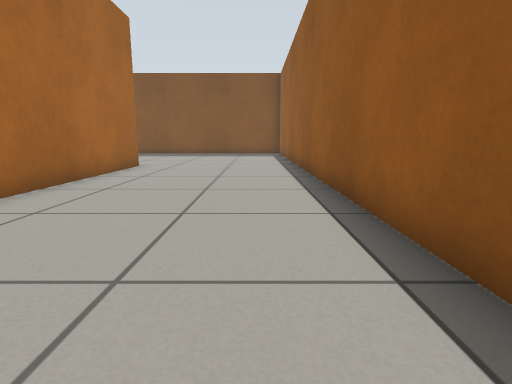
view 1 (above)

24 first-person views from a walk through a Gazebo world. The camera is 0.5 m above the floor, tilts 10° down and sees 80° across. The floor is counted in squares, 0.5 m on a side. Each view is taken from the middle of a square. On the plan, view 1 faces up. The plan holds only what a view shows up to about 12 squares ahead; the rest is blank. The place goes on beyond the plan. Robots are left out.

view 2
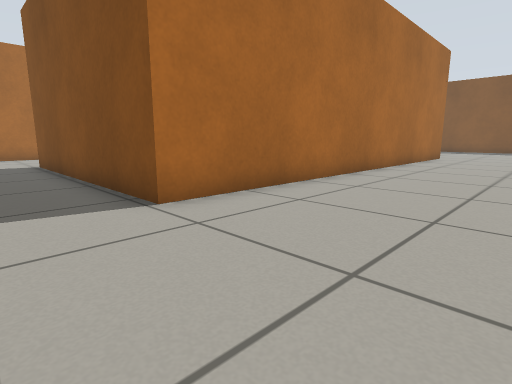

view 3
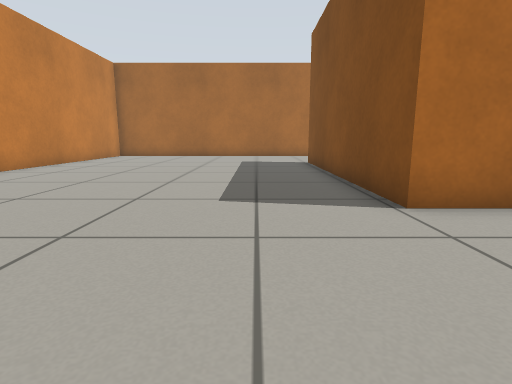

view 4
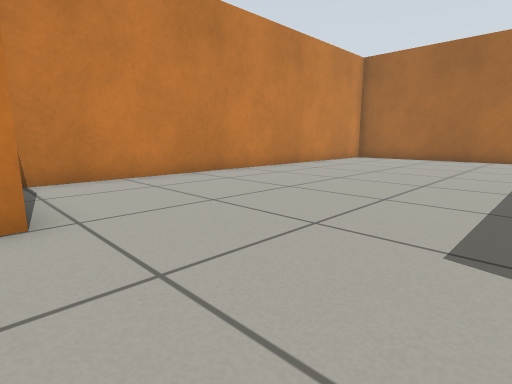

view 5
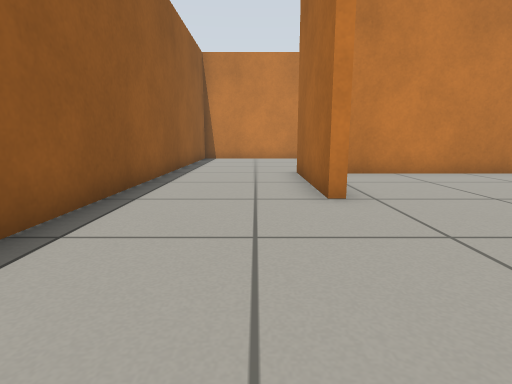

view 6
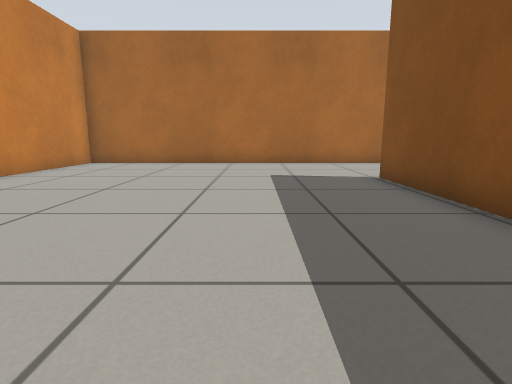

view 7
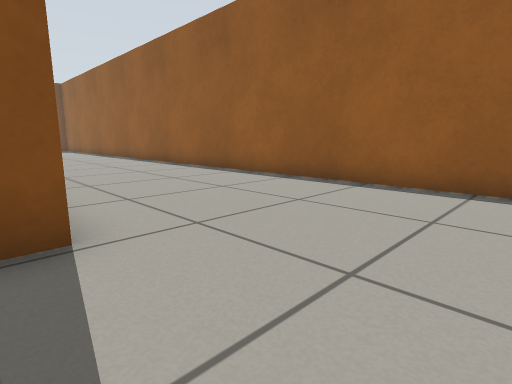

view 8
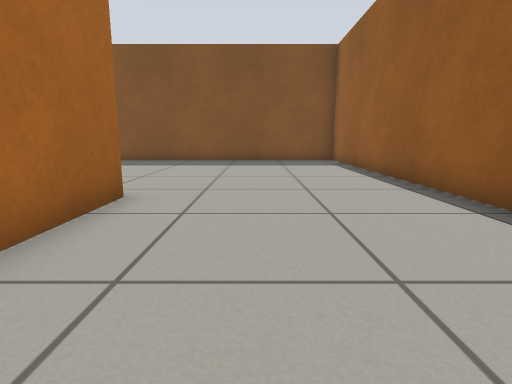

view 9
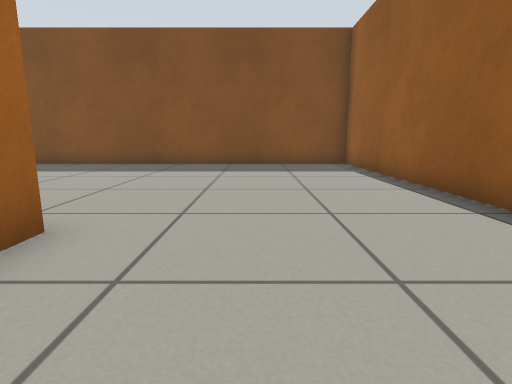

view 10
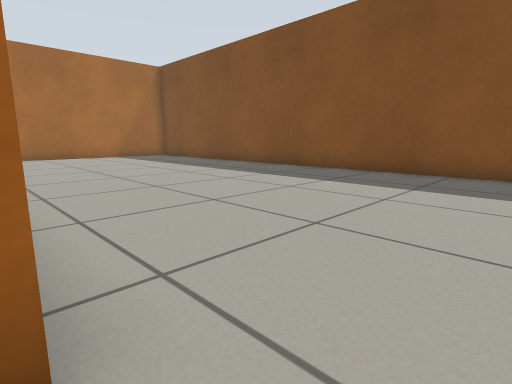

view 11
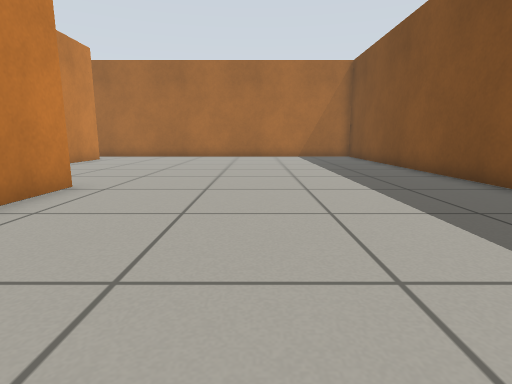

view 12
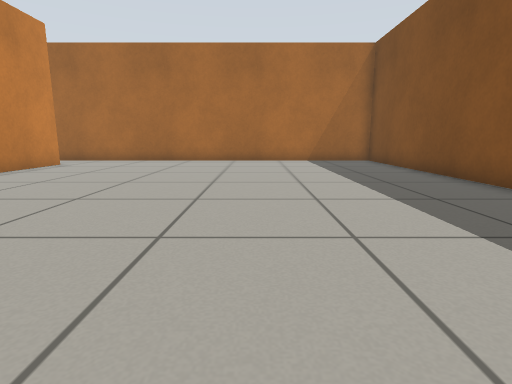

view 13
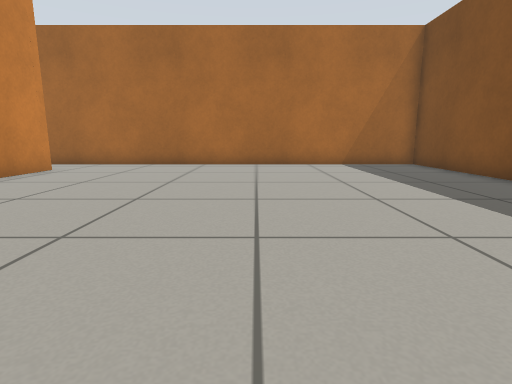

view 14
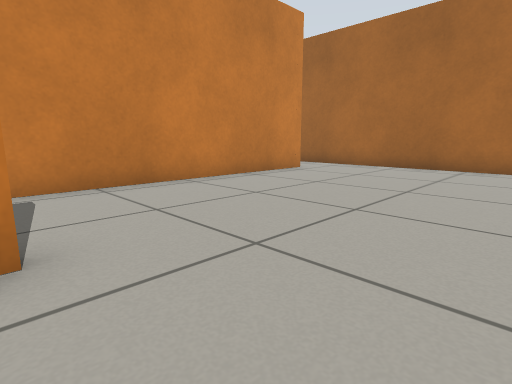

view 15
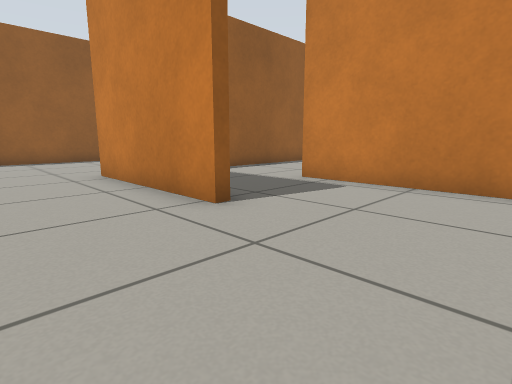

view 16
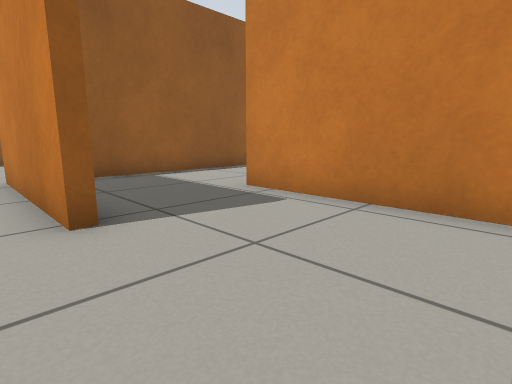

view 17
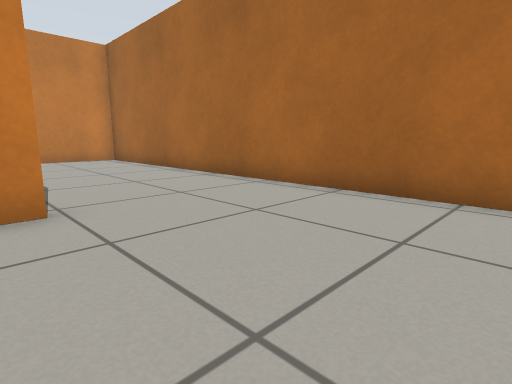

view 18
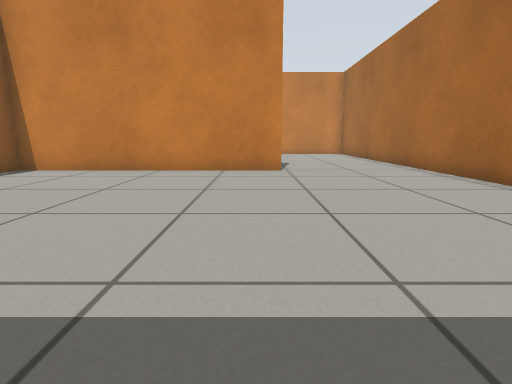

view 19
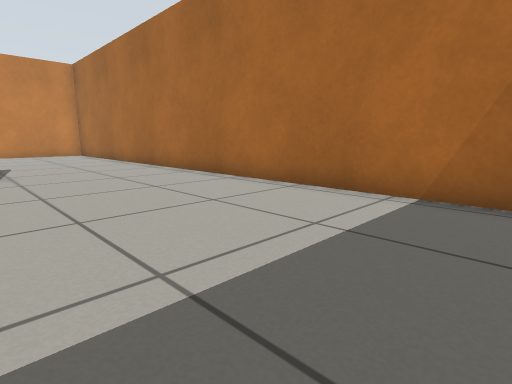

view 20
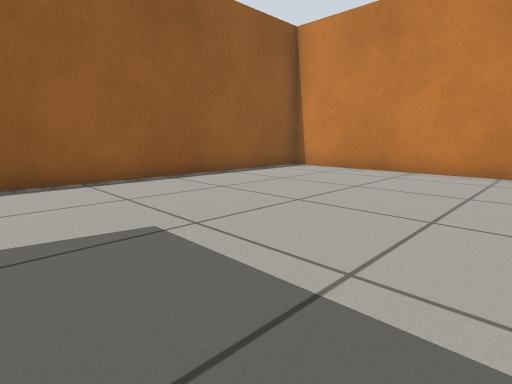

view 21
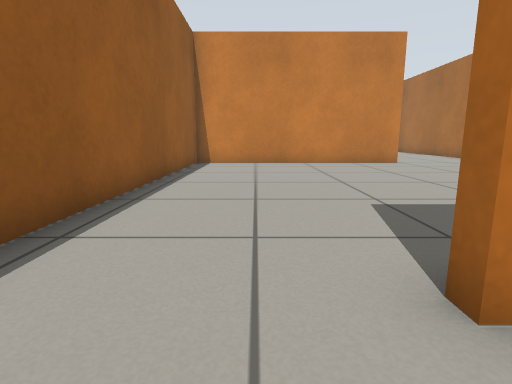

view 22
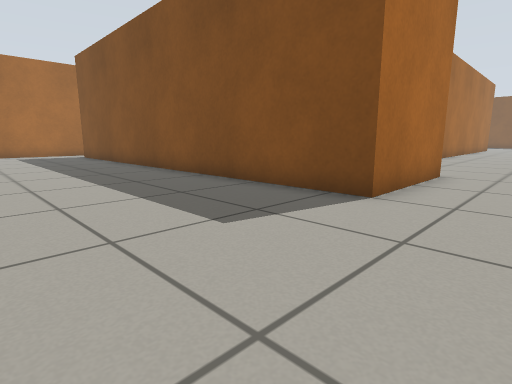

view 23
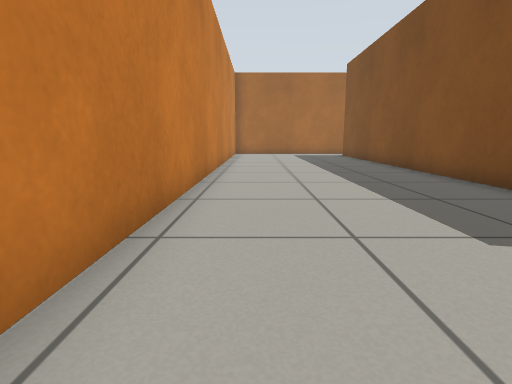

view 24
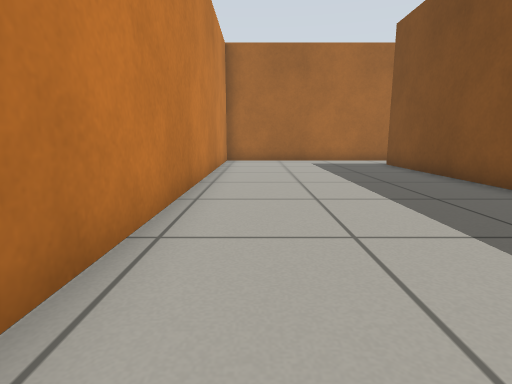

### Floor plan
Ten units are one square. View 1 is at (0, 0); x grows to the right and y downward. Boxes are objects, and circles mark ways between rooms. Rooms are numbered by the first view taken in them; rooms with no view inside come last. Other rooms are left out.
<svg viewBox="-204 -206 225 414">
<path fill="none" stroke="#000" d="M-26 100 -22 100M16 96 16 -126M-174 36 -174 137 -29 137M-43 -112 -43 38 -129 38M-93 -108 -93 -112 -43 -112M-178 -75 -81 -75M16 -126 16 -201 -199 -201 -199 -75M-129 35 -46 35 -46 -75M-174 -56 -174 36M-46 -75 -46 -95M-22 100 -22 140 -177 140M-186 203 -14 203M16 178 16 96M-199 -75 -199 -60"/>
<circle cx="-10" cy="-128" r="3" fill="#2a7"/>
<circle cx="-145" cy="40" r="3" fill="#2a7"/>
<circle cx="0" cy="100" r="3" fill="#2a7"/>
<circle cx="-90" cy="-90" r="3" fill="#2a7"/>
<circle cx="-190" cy="-70" r="3" fill="#2a7"/>
<circle cx="-70" cy="-70" r="3" fill="#2a7"/>
<text x="-60" y="50">1</text>
<text x="-100" y="-140">2</text>
<text x="-110" y="-20">3</text>
<text x="-70" y="-90">4</text>
<text x="-100" y="150">5</text>
</svg>
Room 1 opens to room 2. Room 1 opens to room 3. Room 1 opens to room 5. Room 2 opens to room 4. Room 2 opens to room 5. Room 3 opens to room 4.

Where each view was taken, in squares from view 1:
view 1: 0 up, 0 right, facing up
view 2: 6 down, 0 right, facing up-left
view 3: 6 down, 0 right, facing left
view 4: 6 down, 2 left, facing down-left
view 5: 5 down, 1 left, facing down
view 6: 7 down, 5 left, facing left
view 7: 7 down, 5 left, facing up-right
view 8: 6 up, 2 left, facing up
view 9: 8 up, 2 left, facing up
view 10: 11 up, 3 left, facing up-left
view 11: 15 up, 3 left, facing left
view 12: 15 up, 6 left, facing left
view 13: 14 up, 8 left, facing left
view 14: 14 up, 9 left, facing down-left
view 15: 14 up, 13 left, facing down-right
view 16: 12 up, 13 left, facing down-right
view 17: 1 up, 12 left, facing down-left
view 18: 6 up, 12 left, facing down
view 19: 6 up, 12 left, facing down-left
view 20: 6 up, 12 left, facing down-right
view 21: 9 up, 7 left, facing down
view 22: 19 down, 0 right, facing up-left
view 23: 19 down, 0 right, facing left
view 24: 19 down, 6 left, facing left
